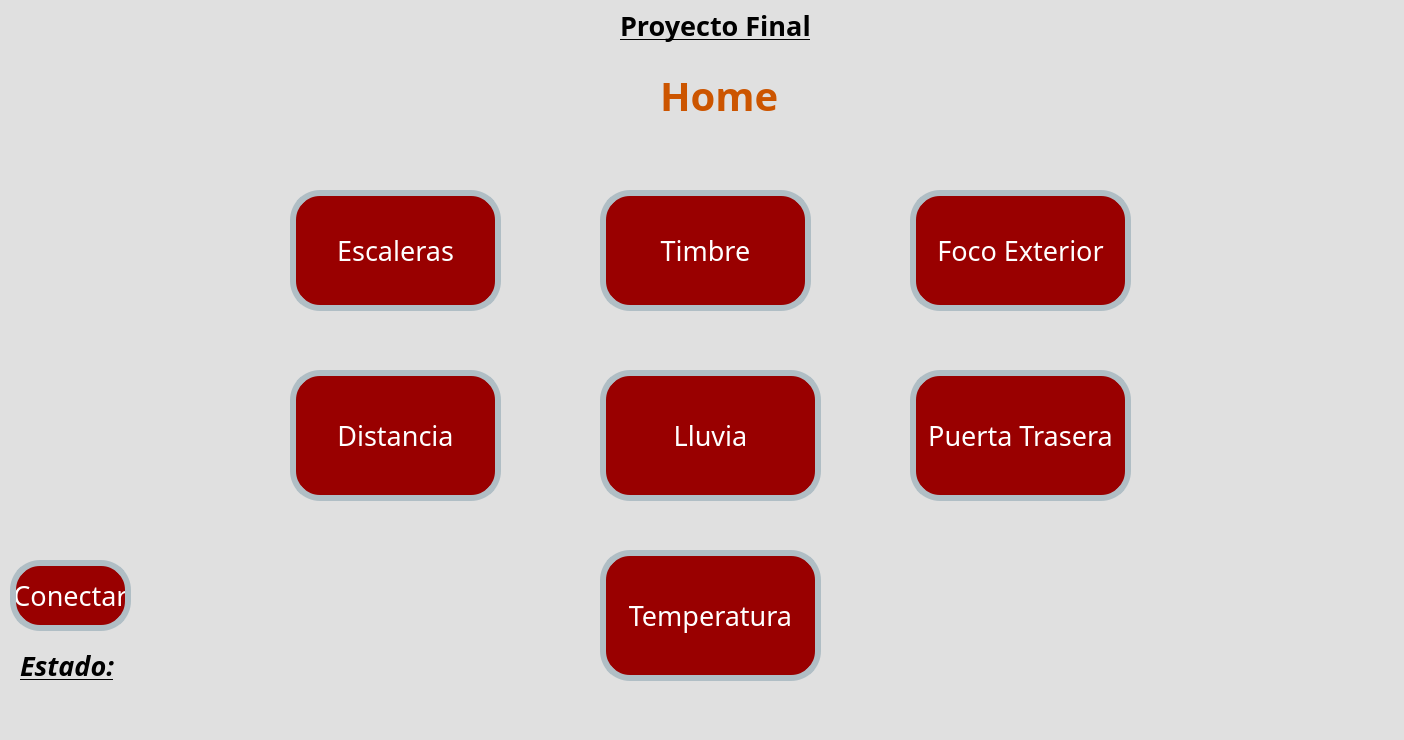
<?xml version="1.0" encoding="UTF-8"?>
<ui version="4.0">
 <class>MainWindow</class>
 <widget class="QMainWindow" name="MainWindow">
  <property name="geometry">
   <rect>
    <x>0</x>
    <y>0</y>
    <width>1404</width>
    <height>740</height>
   </rect>
  </property>
  <property name="font">
   <font>
    <pointsize>1</pointsize>
   </font>
  </property>
  <property name="windowTitle">
   <string>MainWindow</string>
  </property>
  <property name="styleSheet">
   <string notr="true">background-color: #E0E0E0</string>
  </property>
  <widget class="QWidget" name="centralwidget">
   <widget class="QLabel" name="lbl_imagenUat">
    <property name="geometry">
     <rect>
      <x>20</x>
      <y>10</y>
      <width>291</width>
      <height>121</height>
     </rect>
    </property>
    <property name="styleSheet">
     <string notr="true"/>
    </property>
    <property name="text">
     <string/>
    </property>
    <property name="pixmap">
     <pixmap resource="../Archivos/Recursos.qrc">:/Logos/Archivos/log_uat_nuevo.png</pixmap>
    </property>
    <property name="scaledContents">
     <bool>true</bool>
    </property>
   </widget>
   <widget class="QLabel" name="lbl_imagenFi">
    <property name="geometry">
     <rect>
      <x>1230</x>
      <y>0</y>
      <width>141</width>
      <height>141</height>
     </rect>
    </property>
    <property name="styleSheet">
     <string notr="true"/>
    </property>
    <property name="text">
     <string/>
    </property>
    <property name="pixmap">
     <pixmap resource="../Archivos/Recursos.qrc">:/Logos/Archivos/FIT_logo_vertical.png</pixmap>
    </property>
    <property name="scaledContents">
     <bool>true</bool>
    </property>
   </widget>
   <widget class="QPushButton" name="btn_Escaleras">
    <property name="geometry">
     <rect>
      <x>290</x>
      <y>190</y>
      <width>211</width>
      <height>121</height>
     </rect>
    </property>
    <property name="font">
     <font>
      <family>Forte</family>
      <pointsize>20</pointsize>
      <weight>50</weight>
      <italic>false</italic>
      <bold>false</bold>
     </font>
    </property>
    <property name="styleSheet">
     <string notr="true">font: 20pt &quot;Forte&quot;;
background-color: #990000;
color: rgb(255, 255, 255);
border-radius:30px;
border:6px solid #B0BEC5;</string>
    </property>
    <property name="text">
     <string>Escaleras</string>
    </property>
   </widget>
   <widget class="QLabel" name="lbl_imagenGatos">
    <property name="geometry">
     <rect>
      <x>1210</x>
      <y>600</y>
      <width>181</width>
      <height>101</height>
     </rect>
    </property>
    <property name="styleSheet">
     <string notr="true"/>
    </property>
    <property name="text">
     <string/>
    </property>
    <property name="pixmap">
     <pixmap resource="../Archivos/Recursos.qrc">:/Logos/Archivos/export202502092301563482.png</pixmap>
    </property>
    <property name="scaledContents">
     <bool>true</bool>
    </property>
   </widget>
   <widget class="QPushButton" name="btn_Timbre">
    <property name="geometry">
     <rect>
      <x>600</x>
      <y>190</y>
      <width>211</width>
      <height>121</height>
     </rect>
    </property>
    <property name="font">
     <font>
      <family>Forte</family>
      <pointsize>20</pointsize>
      <weight>50</weight>
      <italic>false</italic>
      <bold>false</bold>
     </font>
    </property>
    <property name="styleSheet">
     <string notr="true">font: 20pt &quot;Forte&quot;;
background-color: #990000;
color: rgb(255, 255, 255);
border-radius:30px;
border:6px solid #B0BEC5;</string>
    </property>
    <property name="text">
     <string>Timbre</string>
    </property>
   </widget>
   <widget class="QPushButton" name="btn_FocoExterior">
    <property name="geometry">
     <rect>
      <x>910</x>
      <y>190</y>
      <width>221</width>
      <height>121</height>
     </rect>
    </property>
    <property name="font">
     <font>
      <family>Forte</family>
      <pointsize>20</pointsize>
      <weight>50</weight>
      <italic>false</italic>
      <bold>false</bold>
     </font>
    </property>
    <property name="styleSheet">
     <string notr="true">font: 20pt &quot;Forte&quot;;
background-color:#990000;
color: rgb(255, 255, 255);
border-radius:30px;
border:6px solid #B0BEC5;</string>
    </property>
    <property name="text">
     <string>Foco Exterior</string>
    </property>
   </widget>
   <widget class="QPushButton" name="btn_Distancia">
    <property name="geometry">
     <rect>
      <x>290</x>
      <y>370</y>
      <width>211</width>
      <height>131</height>
     </rect>
    </property>
    <property name="font">
     <font>
      <family>Forte</family>
      <pointsize>20</pointsize>
      <weight>50</weight>
      <italic>false</italic>
      <bold>false</bold>
     </font>
    </property>
    <property name="styleSheet">
     <string notr="true">font: 20pt &quot;Forte&quot;;
background-color: #990000;
color: rgb(255, 255, 255);
border-radius:30px;
border:6px solid #B0BEC5;</string>
    </property>
    <property name="text">
     <string>Distancia</string>
    </property>
   </widget>
   <widget class="QPushButton" name="btn_Lluvia">
    <property name="geometry">
     <rect>
      <x>600</x>
      <y>370</y>
      <width>221</width>
      <height>131</height>
     </rect>
    </property>
    <property name="font">
     <font>
      <family>Forte</family>
      <pointsize>20</pointsize>
      <weight>50</weight>
      <italic>false</italic>
      <bold>false</bold>
     </font>
    </property>
    <property name="styleSheet">
     <string notr="true">font: 20pt &quot;Forte&quot;;
background-color: #990000;
color: rgb(255, 255, 255);
border-radius:30px;
border:6px solid #B0BEC5;</string>
    </property>
    <property name="text">
     <string>Lluvia</string>
    </property>
   </widget>
   <widget class="QPushButton" name="btn_PuertaTrasera">
    <property name="geometry">
     <rect>
      <x>910</x>
      <y>370</y>
      <width>221</width>
      <height>131</height>
     </rect>
    </property>
    <property name="font">
     <font>
      <family>Forte</family>
      <pointsize>20</pointsize>
      <weight>50</weight>
      <italic>false</italic>
      <bold>false</bold>
     </font>
    </property>
    <property name="styleSheet">
     <string notr="true">font: 20pt &quot;Forte&quot;;
background-color: #990000;
color: rgb(255, 255, 255);
border-radius:30px;
border:6px solid #B0BEC5;</string>
    </property>
    <property name="text">
     <string>Puerta Trasera</string>
    </property>
   </widget>
   <widget class="QPushButton" name="btn_7">
    <property name="geometry">
     <rect>
      <x>600</x>
      <y>550</y>
      <width>221</width>
      <height>131</height>
     </rect>
    </property>
    <property name="font">
     <font>
      <family>Forte</family>
      <pointsize>20</pointsize>
      <weight>50</weight>
      <italic>false</italic>
      <bold>false</bold>
     </font>
    </property>
    <property name="styleSheet">
     <string notr="true">font: 20pt &quot;Forte&quot;;
background-color: #990000;
color: rgb(255, 255, 255);
border-radius:30px;
border:6px solid #B0BEC5;</string>
    </property>
    <property name="text">
     <string>Temperatura</string>
    </property>
   </widget>
   <widget class="QLabel" name="lbl_Titulo">
    <property name="geometry">
     <rect>
      <x>620</x>
      <y>0</y>
      <width>191</width>
      <height>51</height>
     </rect>
    </property>
    <property name="font">
     <font>
      <family>Forte</family>
      <pointsize>20</pointsize>
      <weight>75</weight>
      <italic>false</italic>
      <bold>true</bold>
      <underline>true</underline>
     </font>
    </property>
    <property name="styleSheet">
     <string notr="true">text-decoration: underline;
font: 20pt &quot;Forte&quot;;
color: black;
border-radius: 10px;
font-weight: bold;
</string>
    </property>
    <property name="text">
     <string>Proyecto Final</string>
    </property>
   </widget>
   <widget class="QLabel" name="lbl_Home">
    <property name="geometry">
     <rect>
      <x>660</x>
      <y>70</y>
      <width>141</width>
      <height>51</height>
     </rect>
    </property>
    <property name="font">
     <font>
      <family>Forte</family>
      <pointsize>30</pointsize>
      <weight>75</weight>
      <italic>false</italic>
      <bold>true</bold>
     </font>
    </property>
    <property name="styleSheet">
     <string notr="true">font: 30pt &quot;Forte&quot;;
color: #CC5500;
border-radius: 10px;
font-weight: bold;</string>
    </property>
    <property name="text">
     <string>Home</string>
    </property>
   </widget>
   <widget class="QPushButton" name="btn_Conectar">
    <property name="geometry">
     <rect>
      <x>10</x>
      <y>560</y>
      <width>121</width>
      <height>71</height>
     </rect>
    </property>
    <property name="font">
     <font>
      <family>Forte</family>
      <pointsize>20</pointsize>
      <weight>50</weight>
      <italic>false</italic>
      <bold>false</bold>
     </font>
    </property>
    <property name="styleSheet">
     <string notr="true">font: 20pt &quot;Forte&quot;;
background-color: #990000;
color: rgb(255, 255, 255);
border-radius:30px;
border:6px solid #B0BEC5;</string>
    </property>
    <property name="text">
     <string>Conectar</string>
    </property>
   </widget>
   <widget class="QLabel" name="lbl_Estado">
    <property name="geometry">
     <rect>
      <x>20</x>
      <y>640</y>
      <width>391</width>
      <height>51</height>
     </rect>
    </property>
    <property name="font">
     <font>
      <family>Forte</family>
      <pointsize>20</pointsize>
      <weight>75</weight>
      <italic>true</italic>
      <bold>true</bold>
      <underline>true</underline>
     </font>
    </property>
    <property name="styleSheet">
     <string notr="true">text-decoration: underline;
font: 20pt &quot;Forte&quot;;
color:rgb(0, 0, 0);
border-radius: 10px;
font-weight: bold;
font-style: italic;</string>
    </property>
    <property name="text">
     <string>Estado:</string>
    </property>
   </widget>
  </widget>
  <widget class="QMenuBar" name="menubar">
   <property name="geometry">
    <rect>
     <x>0</x>
     <y>0</y>
     <width>1404</width>
     <height>21</height>
    </rect>
   </property>
  </widget>
  <widget class="QStatusBar" name="statusbar"/>
 </widget>
 <resources>
  <include location="../Archivos/Recursos.qrc"/>
  <include location="../Archivos/Recursos.qrc"/>
 </resources>
 <connections/>
</ui>
